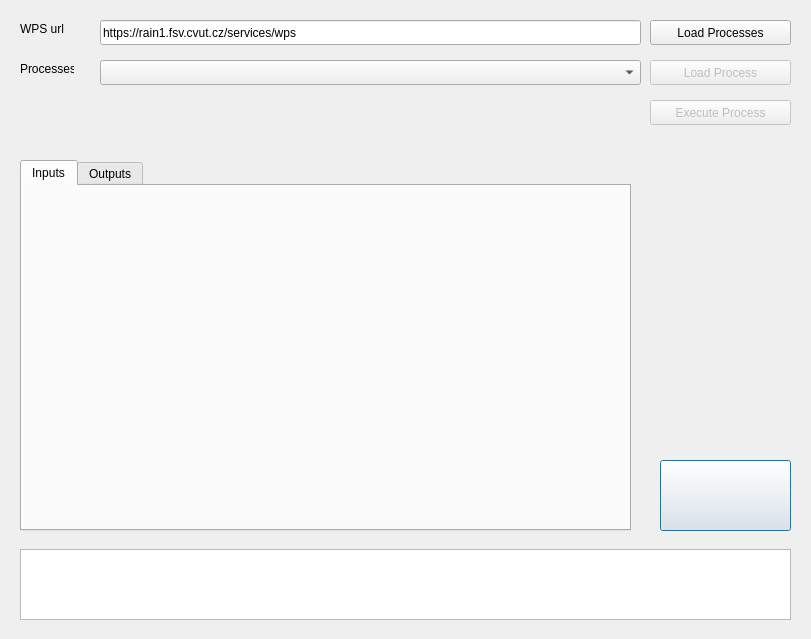
<?xml version="1.0" encoding="UTF-8"?>
<ui version="4.0">
 <class>WpsDialogBase</class>
 <widget class="QDialog" name="WpsDialogBase">
  <property name="geometry">
   <rect>
    <x>0</x>
    <y>0</y>
    <width>811</width>
    <height>639</height>
   </rect>
  </property>
  <property name="windowTitle">
   <string>WPS Plugin</string>
  </property>
  <widget class="QPushButton" name="pushButtonAbout">
   <property name="geometry">
    <rect>
     <x>660</x>
     <y>460</y>
     <width>131</width>
     <height>71</height>
    </rect>
   </property>
   <property name="icon">
    <iconset>
     <normaloff>icons/cropped-opengeolabs-logo-small.png</normaloff>icons/cropped-opengeolabs-logo-small.png</iconset>
   </property>
   <property name="iconSize">
    <size>
     <width>80</width>
     <height>80</height>
    </size>
   </property>
  </widget>
  <widget class="QLabel" name="labelRuianError">
   <property name="geometry">
    <rect>
     <x>560</x>
     <y>360</y>
     <width>171</width>
     <height>61</height>
    </rect>
   </property>
   <property name="text">
    <string/>
   </property>
   <property name="wordWrap">
    <bool>true</bool>
   </property>
  </widget>
  <widget class="QLineEdit" name="lineEditWpsUrl">
   <property name="geometry">
    <rect>
     <x>100</x>
     <y>20</y>
     <width>541</width>
     <height>25</height>
    </rect>
   </property>
   <property name="text">
    <string>https://rain1.fsv.cvut.cz/services/wps</string>
   </property>
  </widget>
  <widget class="QLabel" name="labelWpsUrl">
   <property name="geometry">
    <rect>
     <x>20</x>
     <y>20</y>
     <width>54</width>
     <height>17</height>
    </rect>
   </property>
   <property name="text">
    <string>WPS url</string>
   </property>
  </widget>
  <widget class="QPushButton" name="pushButtonLoadProcesses">
   <property name="geometry">
    <rect>
     <x>650</x>
     <y>20</y>
     <width>141</width>
     <height>25</height>
    </rect>
   </property>
   <property name="text">
    <string>Load Processes</string>
   </property>
  </widget>
  <widget class="QLabel" name="labelProcesses">
   <property name="geometry">
    <rect>
     <x>20</x>
     <y>60</y>
     <width>54</width>
     <height>17</height>
    </rect>
   </property>
   <property name="text">
    <string>Processes</string>
   </property>
  </widget>
  <widget class="QComboBox" name="comboBoxProcesses">
   <property name="geometry">
    <rect>
     <x>100</x>
     <y>60</y>
     <width>541</width>
     <height>25</height>
    </rect>
   </property>
  </widget>
  <widget class="QLabel" name="labelProcessDescription">
   <property name="geometry">
    <rect>
     <x>100</x>
     <y>100</y>
     <width>541</width>
     <height>41</height>
    </rect>
   </property>
   <property name="text">
    <string/>
   </property>
   <property name="wordWrap">
    <bool>true</bool>
   </property>
  </widget>
  <widget class="QPushButton" name="pushButtonLoadProcess">
   <property name="enabled">
    <bool>false</bool>
   </property>
   <property name="geometry">
    <rect>
     <x>650</x>
     <y>60</y>
     <width>141</width>
     <height>25</height>
    </rect>
   </property>
   <property name="text">
    <string>Load Process</string>
   </property>
  </widget>
  <widget class="QTabWidget" name="tabWidget">
   <property name="geometry">
    <rect>
     <x>20</x>
     <y>160</y>
     <width>611</width>
     <height>371</height>
    </rect>
   </property>
   <property name="currentIndex">
    <number>0</number>
   </property>
   <widget class="QWidget" name="tabInputs">
    <attribute name="title">
     <string>Inputs</string>
    </attribute>
   </widget>
   <widget class="QWidget" name="tabOutpts">
    <attribute name="title">
     <string>Outputs</string>
    </attribute>
   </widget>
  </widget>
  <widget class="QPushButton" name="pushButtonExecute">
   <property name="enabled">
    <bool>false</bool>
   </property>
   <property name="geometry">
    <rect>
     <x>650</x>
     <y>100</y>
     <width>141</width>
     <height>25</height>
    </rect>
   </property>
   <property name="text">
    <string>Execute Process</string>
   </property>
  </widget>
  <widget class="QTextEdit" name="textEditLog">
   <property name="geometry">
    <rect>
     <x>20</x>
     <y>549</y>
     <width>771</width>
     <height>71</height>
    </rect>
   </property>
  </widget>
 </widget>
 <resources/>
 <connections/>
</ui>
